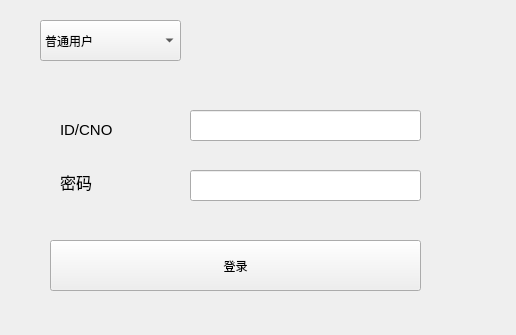
<?xml version="1.0" encoding="UTF-8"?>
<ui version="4.0">
 <class>LogIn</class>
 <widget class="QWidget" name="LogIn">
  <property name="geometry">
   <rect>
    <x>0</x>
    <y>0</y>
    <width>516</width>
    <height>335</height>
   </rect>
  </property>
  <property name="windowTitle">
   <string>Form</string>
  </property>
  <widget class="QPushButton" name="LogInPushButton">
   <property name="geometry">
    <rect>
     <x>50</x>
     <y>240</y>
     <width>371</width>
     <height>51</height>
    </rect>
   </property>
   <property name="text">
    <string>登录</string>
   </property>
  </widget>
  <widget class="QComboBox" name="IdentityComboBox">
   <property name="geometry">
    <rect>
     <x>40</x>
     <y>20</y>
     <width>141</width>
     <height>41</height>
    </rect>
   </property>
   <item>
    <property name="text">
     <string>普通用户</string>
    </property>
   </item>
   <item>
    <property name="text">
     <string>管理员</string>
    </property>
   </item>
  </widget>
  <widget class="QLabel" name="UserName">
   <property name="geometry">
    <rect>
     <x>60</x>
     <y>110</y>
     <width>91</width>
     <height>41</height>
    </rect>
   </property>
   <property name="text">
    <string>&lt;html&gt;&lt;head/&gt;&lt;body&gt;&lt;p&gt;&lt;span style=&quot; font-size:11pt;&quot;&gt;ID/CNO&lt;/span&gt;&lt;/p&gt;&lt;/body&gt;&lt;/html&gt;</string>
   </property>
  </widget>
  <widget class="QLabel" name="Password">
   <property name="geometry">
    <rect>
     <x>60</x>
     <y>170</y>
     <width>41</width>
     <height>21</height>
    </rect>
   </property>
   <property name="text">
    <string>&lt;html&gt;&lt;head/&gt;&lt;body&gt;&lt;p&gt;&lt;span style=&quot; font-size:12pt;&quot;&gt;密码&lt;/span&gt;&lt;/p&gt;&lt;/body&gt;&lt;/html&gt;</string>
   </property>
  </widget>
  <widget class="QLineEdit" name="UserNameContent">
   <property name="geometry">
    <rect>
     <x>190</x>
     <y>110</y>
     <width>231</width>
     <height>31</height>
    </rect>
   </property>
  </widget>
  <widget class="QLineEdit" name="PasswordContent">
   <property name="geometry">
    <rect>
     <x>190</x>
     <y>170</y>
     <width>231</width>
     <height>31</height>
    </rect>
   </property>
  </widget>
 </widget>
 <resources/>
 <connections/>
</ui>
